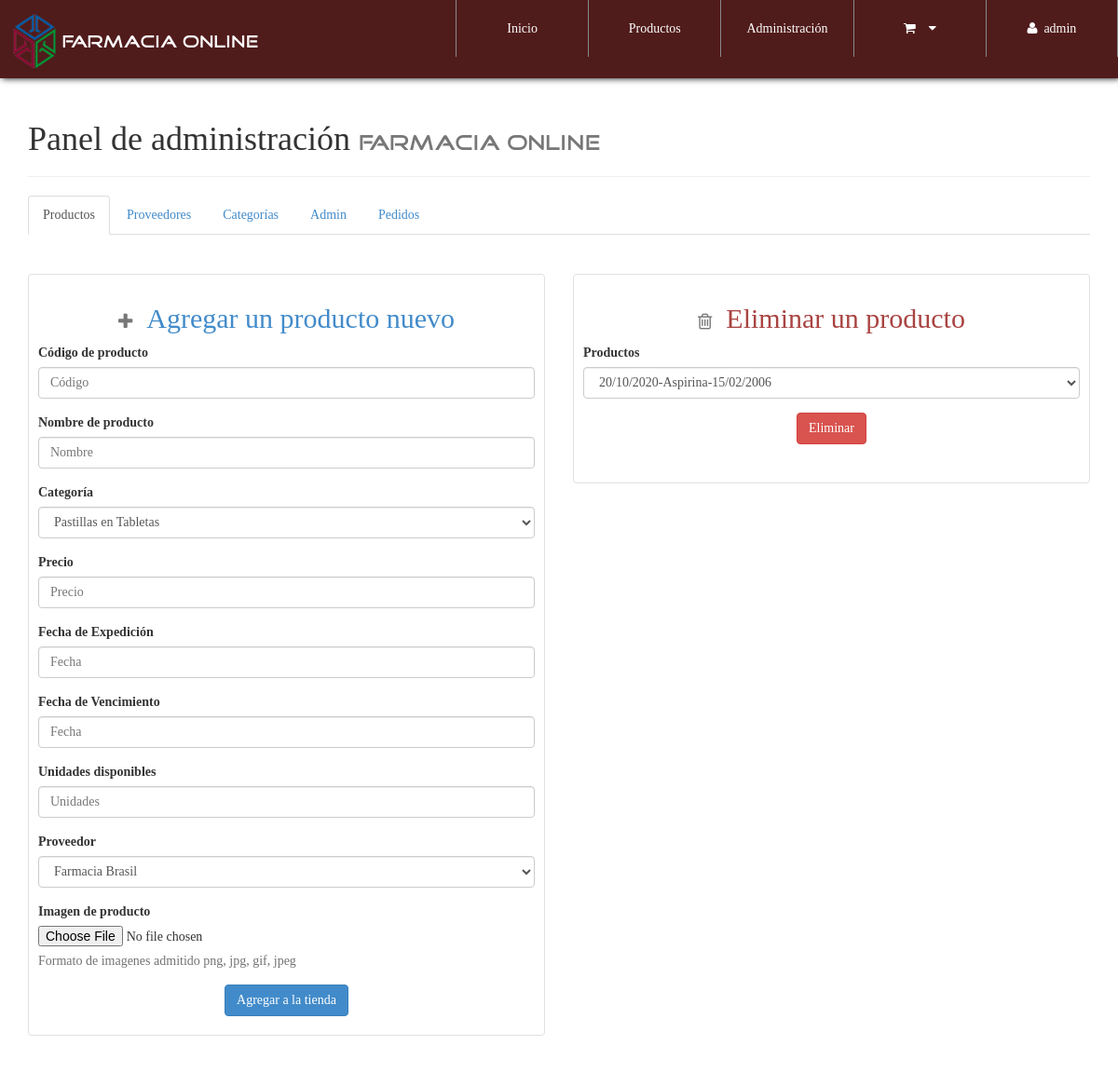
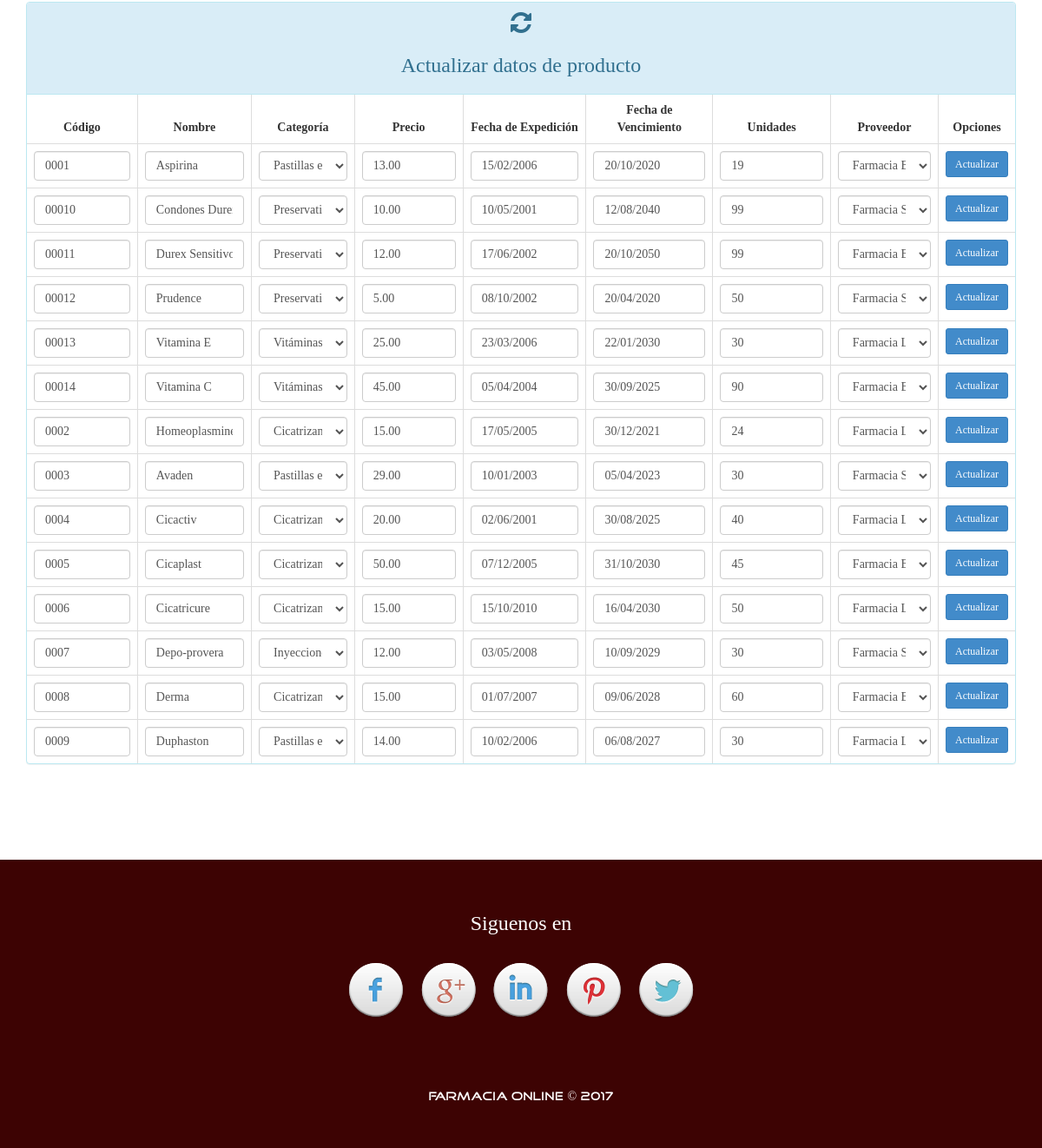
The page /configAdmin.php (signed in) on the database its author committed (2 pictures, top to bottom).
### tables this page shows
CREATE TABLE IF NOT EXISTS `producto` (
  `CodigoProd` varchar(30) NOT NULL,
  `NombreProd` varchar(30) NOT NULL,
  `CodigoCat` varchar(30) NOT NULL,
  `Precio` decimal(30,2) NOT NULL,
  `Modelo` varchar(30) NOT NULL,
  `Marca` varchar(30) NOT NULL,
  `Stock` int(20) NOT NULL,
  `NITProveedor` varchar(30) NOT NULL,
  `Imagen` varchar(150) NOT NULL,
  `Nombre` varchar(30) NOT NULL,
  PRIMARY KEY (`CodigoProd`),
  KEY `CodigoCat` (`CodigoCat`),
  KEY `NITProveedor` (`NITProveedor`),
  KEY `Agregado` (`Nombre`)
);

CREATE TABLE IF NOT EXISTS `categoria` (
  `CodigoCat` varchar(30) NOT NULL,
  `Nombre` varchar(30) NOT NULL,
  `Descripcion` text NOT NULL,
  PRIMARY KEY (`CodigoCat`)
);

CREATE TABLE IF NOT EXISTS `proveedor` (
  `NITProveedor` varchar(30) NOT NULL,
  `NombreProveedor` varchar(30) NOT NULL,
  `Direccion` varchar(200) NOT NULL,
  `Telefono` int(20) NOT NULL,
  `PaginaWeb` varchar(30) NOT NULL,
  PRIMARY KEY (`NITProveedor`)
);

### library/consulSQL.php (called while the page is built, shortened)
<?php
class ejecutarSQL {
    public static function conectar(){
        if(!$con=  mysql_connect(SERVER,USER,PASS)){
            die("Error en el servidor, verifique sus datos");
        }
        return $con;
    }
    public static function consultar($query) {
        if (!$consul = mysql_query($query, ejecutarSQL::conectar())) {
            die(mysql_error().'Error en la consulta SQL ejecutada');
        }
        return $consul;
    }
}

### configAdmin.php (the view, shortened to what this page needs)
<?php
    include './library/consulSQL.php';
?>
<!DOCTYPE html>
<html lang="es">
<head>
    <?php include './inc/link.php'; ?>
</head>
<body id="container-page-configAdmin">
    <?php include './inc/navbar.php'; ?>
    <section id="prove-product-cat-config">
        <div class="container">
            <div class="page-header">
              <h1>Panel de administración <small class="tittles-pages-logo">Farmacia Online</small></h1>
            </div>
            <ul class="nav nav-tabs" role="tablist">
              <li role="presentation" class="active"><a href="#Productos" role="tab" data-toggle="tab">Productos</a></li>
              <li role="presentation"><a href="#Proveedores" role="tab" data-toggle="tab">Proveedores</a></li>
              <li role="presentation"><a href="#Categorias" role="tab" data-toggle="tab">Categorías</a></li>
              <li role="presentation"><a href="#Admins" role="tab" data-toggle="tab">Admin</a></li>
              <li role="presentation"><a href="#Pedidos" role="tab" data-toggle="tab">Pedidos</a></li>
            </ul>
            <div class="tab-content">
                <div role="tabpanel" class="tab-pane fade in active" id="Productos">
                <div class="row">
                    <div class="col-xs-12 col-sm-6">
                        <br><br>
                        <div id="add-product">
                            <h2 class="text-primary text-center"><small><i class="fa fa-plus"></i></small>&nbsp;&nbsp;Agregar un producto nuevo</h2>
                            <form role="form" action="process/regproduct.php" method="post" enctype="multipart/form-data">
                              <div class="form-group">
                                <label>Código de producto</label>
                                <input type="text" class="form-control"  placeholder="Código" required maxlength="30" name="prod-codigo">
                              </div>
                              <div class="form-group">
                                <label>Nombre de producto</label>
                                <input type="text" class="form-control"  placeholder="Nombre" required maxlength="30" name="prod-name">
                              </div>
                              <div class="form-group">
                                <label>Categoría</label>
                                <select class="form-control" name="prod-categoria">
                                    <?php
                                        $categoriac=  ejecutarSQL::consultar("select * from categoria");
                                        while($catec=mysql_fetch_array($categoriac)){
                                            echo '<option value="'.$catec['CodigoCat'].'">'.$catec['Nombre'].'</option>';
                                        }
                                    ?>
                                </select>
                              </div>
                              <div class="form-group">
                                <label>Precio</label>
                                <input type="text" class="form-control"  placeholder="Precio" required maxlength="20" pattern="[0-9]{1,20}" name="prod-price">
                              </div>
                              <div class="form-group">
                                <label>Fecha de Expedición</label>
                                <input type="text" class="form-control"  placeholder="Fecha" required maxlength="30" name="prod-model">
                              </div>
                              <div class="form-group">
                                <label>Fecha de Vencimiento</label>
                                <input type="text" class="form-control"  placeholder="Fecha" required maxlength="30" name="prod-marca">
                              </div>
                              <div class="form-group">
                                <label>Unidades disponibles</label>
                                <input type="text" class="form-control"  placeholder="Unidades" required maxlength="20" pattern="[0-9]{1,20}" name="prod-stock">
                              </div>
                              <div class="form-group">
                                <label>Proveedor</label>
                                <select class="form-control" name="prod-codigoP">
                                    <?php
                                        $proveedoresc=  ejecutarSQL::consultar("select * from proveedor");
                                        while($provc=mysql_fetch_array($proveedoresc)){
                                            echo '<option value="'.$provc['NITProveedor'].'">'.$provc['NombreProveedor'].'</option>';
                                        }
                                    ?>
                                </select>
                              </div>
                              <div class="form-group">
                                <label>Imagen de producto</label>
                                <input type="file" name="img">
                                <p class="help-block">Formato de imagenes admitido png, jpg, gif, jpeg</p>
                              </div>
                              <p class="text-center"><button type="submit" class="btn btn-primary">Agregar a la tienda</button></p>
                            </form>
                        </div>
                    </div>
                    <div class="col-xs-12 col-sm-6">
                        <br><br>
                        <div id="del-prod-form">
                            <h2 class="text-danger text-center"><small><i class="fa fa-trash-o"></i></small>&nbsp;&nbsp;Eliminar un producto</h2>
                             <form action="process/delprod.php" method="post" role="form">
                                 <div class="form-group">
                                     <label>Productos</label>
                                     <select class="form-control" name="prod-code">
                                         <?php
                                             $productoc=  ejecutarSQL::consultar("select * from producto");
                                             while($prodc=mysql_fetch_array($productoc)){
                                                 echo '<option value="'.$prodc['CodigoProd'].'">'.$prodc['Marca'].'-'.$prodc['NombreProd'].'-'.$prodc['Modelo'].'</option>';
                                             }
                                         ?>
                                     </select>
                                 </div>
                                 <p class="text-center"><button type="submit" class="btn btn-danger">Eliminar</button></p>
                                 <br>
                             </form>
                         </div>
                    </div>
                    <div class="col-xs-12">
                        <br><br>
                        <div class="panel panel-info">
                            <div class="panel-heading text-center"><i class="fa fa-refresh fa-2x"></i><h3>Actualizar datos de producto</h3></div>
                          <div class="table-responsive">
                              <table class="table table-bordered">
                                  <thead class="">
                                      <tr>
                                          <th class="text-center">Código</th>
                                          <th class="text-center">Nombre</th>
                                          <th class="text-center">Categoría</th>
                                          <th class="text-center">Precio</th>
                                          <th class="text-center">Fecha de Expedición</th>
                                          <th class="text-center">Fecha de Vencimiento</th>
                                          <th class="text-center">Unidades</th>
                                          <th class="text-center">Proveedor</th>
                                          <th class="text-center">Opciones</th>
                                      </tr>
                                  </thead>
                                  <tbody>
                                      <?php
                                        $productos=  ejecutarSQL::consultar("select * from producto");
                                        $upr=1;
                                        while($prod=mysql_fetch_array($productos)){
                                            echo '
                                                <div id="update-product">
                                                  <form method="post" action="process/updateProduct.php" id="res-update-product-'.$upr.'">
                                                    <tr>
                                                        <td>
                                                          <input class="form-control" type="hidden" name="code-old-prod" required="" value="'.$prod['CodigoProd'].'">
                                                          <input class="form-control" type="text" name="code-prod" maxlength="30" required="" value="'.$prod['CodigoProd'].'">
                                                        </td>
                                                        <td><input class="form-control" type="text" name="prod-name" maxlength="30" required="" value="'.$prod['NombreProd'].'"></td>
                                                        <td>';
                                                            $categoriac3=  ejecutarSQL::consultar("select * from categoria where CodigoCat='".$prod['CodigoCat']."'");
                                                            while($catec3=mysql_fetch_array($categoriac3)){
                                                                $codeCat=$catec3['CodigoCat'];
                                                                $nameCat=$catec3['Nombre'];
                                                            }
                                                      echo '<select class="form-control" name="prod-category">';
                                                                echo '<option value="'.$codeCat.'">'.$nameCat.'</option>';
                                                      echo '</select>
                                                        </td>
                                                        <td><input class="form-control" type="text-area" name="price-prod" required="" value="'.$prod['Precio'].'"></td>
                                                        <td><input class="form-control" type="tel" name="model-prod" required="" maxlength="20" value="'.$prod['Modelo'].'"></td>
                                                        <td><input class="form-control" type="text-area" name="marc-prod" maxlength="30" required="" value="'.$prod['Marca'].'"></td>
                                                        <td><input class="form-control" type="text-area" name="stock-prod" maxlength="30" required="" value="'.$prod['Stock'].'"></td>
                                                        <td>';
                                                           $proveedoresc3=  ejecutarSQL::consultar("select * from proveedor where NITProveedor='".$prod['NITProveedor']."'");
                                                           while($provc3=mysql_fetch_array($proveedoresc3)){
                                                                    $nombreP=$provc3['NombreProveedor'];
                                                                    $nitP=$provc3['NITProveedor'];
                                                            }
                                                       echo '<select class="form-control" name="prod-Prove">';
                                                                echo '<option value="'.$nitP.'">'.$nombreP.'</option>';
                                                       echo '</select>
                                                        </td>
                                                        <td class="text-center">
                                                            <button type="submit" class="btn btn-sm btn-primary button-UPR" value="res-update-product-'.$upr.'">Actualizar</button>
                                                            <div id="res-update-product-'.$upr.'" style="width: 100%; margin:0px; padding:0px;"></div>
                                                        </td>
                                                    </tr>
                                                  </form>
                                                </div>
                                                ';
                                            $upr=$upr+1;
                                        }
                                      ?>
                                  </tbody>
                              </table>
                          </div>
                        </div>
                    </div>
                </div>
                </div>
            </div>
        </div>
    </section>
    <?php include './inc/footer.php'; ?>
</body>
</html>

### rows shown on the page
producto: code-prod "0001", prod-name "Aspirina", prod-category "Pastillas en Tabletas", price-prod "13.00", model-prod "15/02/2006", marc-prod "20/10/2020", stock-prod "19", prod-Prove "Farmacia Brasil"
producto: code-prod "00010", prod-name "Condones Durex", prod-category "Preservativos", price-prod "10.00", model-prod "10/05/2001", marc-prod "12/08/2040", stock-prod "99", prod-Prove "Farmacia San Nicolas"
producto: code-prod "00011", prod-name "Durex Sensitivo", prod-category "Preservativos", price-prod "12.00", model-prod "17/06/2002", marc-prod "20/10/2050", stock-prod "99", prod-Prove "Farmacia Brasil"
producto: code-prod "00012", prod-name "Prudence", prod-category "Preservativos", price-prod "5.00", model-prod "08/10/2002", marc-prod "20/04/2020", stock-prod "50", prod-Prove "Farmacia San Nicolas"
producto: code-prod "00013", prod-name "Vitamina E", prod-category "Vitáminas", price-prod "25.00", model-prod "23/03/2006", marc-prod "22/01/2030", stock-prod "30", prod-Prove "Farmacia La Buena"
producto: code-prod "00014", prod-name "Vitamina C", prod-category "Vitáminas", price-prod "45.00", model-prod "05/04/2004", marc-prod "30/09/2025", stock-prod "90", prod-Prove "Farmacia Brasil"
producto: code-prod "0002", prod-name "Homeoplasmine", prod-category "Cicatrizantes", price-prod "15.00", model-prod "17/05/2005", marc-prod "30/12/2021", stock-prod "24", prod-Prove "Farmacia La Buena"
producto: code-prod "0003", prod-name "Avaden", prod-category "Pastillas en Tabletas", price-prod "29.00", model-prod "10/01/2003", marc-prod "05/04/2023", stock-prod "30", prod-Prove "Farmacia San Nicolas"
producto: code-prod "0004", prod-name "Cicactiv", prod-category "Cicatrizantes", price-prod "20.00", model-prod "02/06/2001", marc-prod "30/08/2025", stock-prod "40", prod-Prove "Farmacia La Buena"
producto: code-prod "0005", prod-name "Cicaplast", prod-category "Cicatrizantes", price-prod "50.00", model-prod "07/12/2005", marc-prod "31/10/2030", stock-prod "45", prod-Prove "Farmacia Brasil"
producto: code-prod "0006", prod-name "Cicatricure", prod-category "Cicatrizantes", price-prod "15.00", model-prod "15/10/2010", marc-prod "16/04/2030", stock-prod "50", prod-Prove "Farmacia La Buena"
producto: code-prod "0007", prod-name "Depo-provera", prod-category "Inyecciones", price-prod "12.00", model-prod "03/05/2008", marc-prod "10/09/2029", stock-prod "30", prod-Prove "Farmacia San Nicolas"
producto: code-prod "0008", prod-name "Derma", prod-category "Cicatrizantes", price-prod "15.00", model-prod "01/07/2007", marc-prod "09/06/2028", stock-prod "60", prod-Prove "Farmacia Brasil"
producto: code-prod "0009", prod-name "Duphaston", prod-category "Pastillas en Tabletas", price-prod "14.00", model-prod "10/02/2006", marc-prod "06/08/2027", stock-prod "30", prod-Prove "Farmacia La Buena"

### other values the page prints
$_SESSION['nombreAdmin'] "admin"
form field prod-categoria "Pastillas en Tabletas"
form field prod-codigoP "Farmacia Brasil"
form field prod-code "20/10/2020-Aspirina-15/02/2006"
